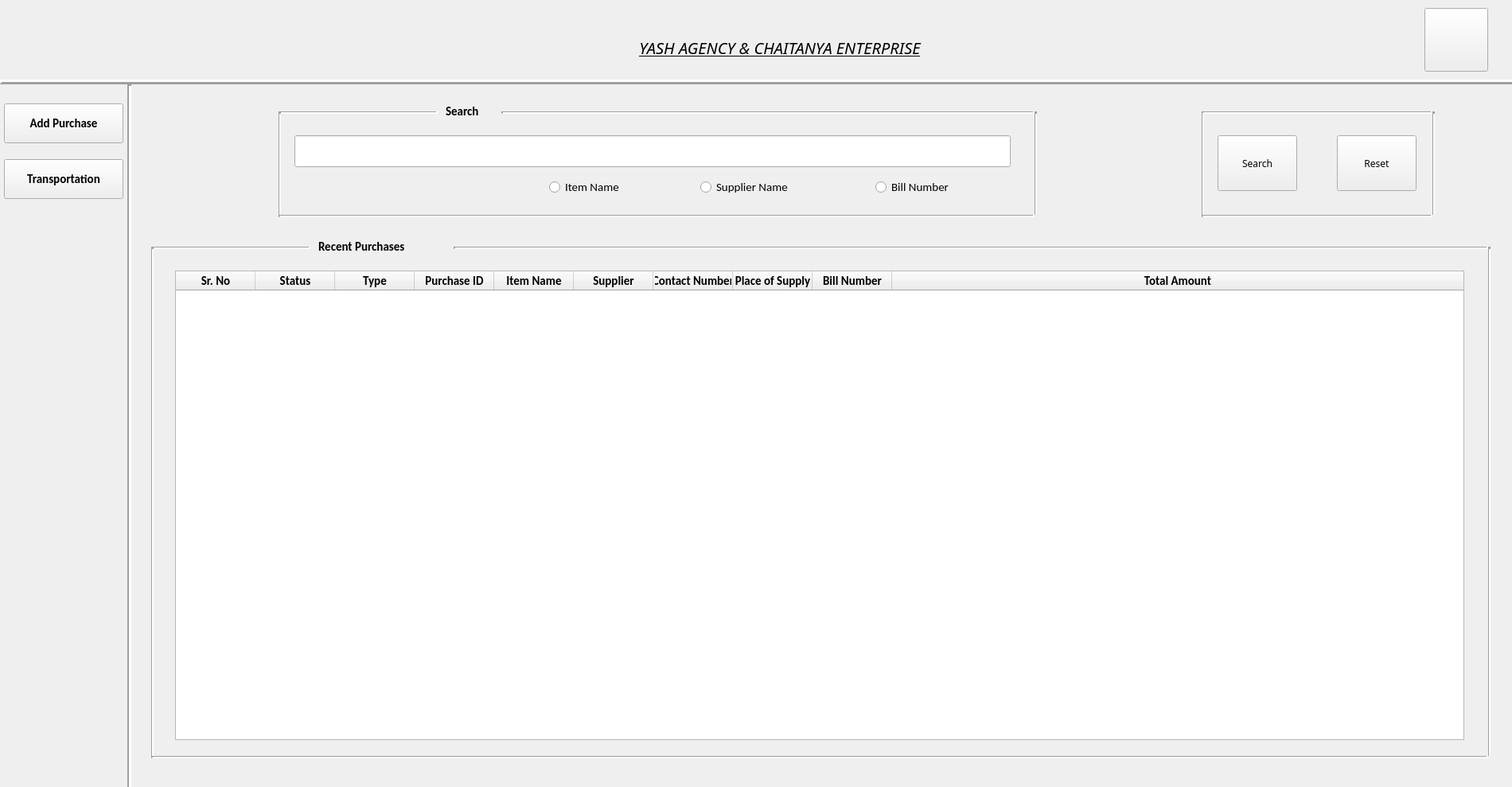
<?xml version="1.0" encoding="UTF-8"?>
<ui version="4.0">
 <class>Form</class>
 <widget class="QWidget" name="Form">
  <property name="geometry">
   <rect>
    <x>0</x>
    <y>0</y>
    <width>1900</width>
    <height>989</height>
   </rect>
  </property>
  <property name="sizePolicy">
   <sizepolicy hsizetype="Preferred" vsizetype="Preferred">
    <horstretch>0</horstretch>
    <verstretch>0</verstretch>
   </sizepolicy>
  </property>
  <property name="font">
   <font>
    <family>Calibri</family>
    <pointsize>11</pointsize>
   </font>
  </property>
  <property name="windowTitle">
   <string>Purchases</string>
  </property>
  <widget class="QPushButton" name="homeButton">
   <property name="geometry">
    <rect>
     <x>1790</x>
     <y>10</y>
     <width>80</width>
     <height>80</height>
    </rect>
   </property>
   <property name="font">
    <font>
     <family>News706 BT</family>
     <pointsize>12</pointsize>
     <weight>75</weight>
     <bold>true</bold>
    </font>
   </property>
   <property name="text">
    <string/>
   </property>
   <property name="icon">
    <iconset>
     <normaloff>D:/Mini-Project/Travel_C/src/20.png</normaloff>D:/Mini-Project/Travel_C/src/20.png</iconset>
   </property>
   <property name="iconSize">
    <size>
     <width>80</width>
     <height>80</height>
    </size>
   </property>
  </widget>
  <widget class="Line" name="line_2">
   <property name="geometry">
    <rect>
     <x>0</x>
     <y>95</y>
     <width>2471</width>
     <height>16</height>
    </rect>
   </property>
   <property name="frameShadow">
    <enum>QFrame::Raised</enum>
   </property>
   <property name="lineWidth">
    <number>3</number>
   </property>
   <property name="orientation">
    <enum>Qt::Horizontal</enum>
   </property>
  </widget>
  <widget class="QLabel" name="label_2">
   <property name="geometry">
    <rect>
     <x>480</x>
     <y>20</y>
     <width>1000</width>
     <height>80</height>
    </rect>
   </property>
   <property name="font">
    <font>
     <family>News701 BT</family>
     <pointsize>15</pointsize>
     <weight>50</weight>
     <italic>true</italic>
     <bold>false</bold>
     <underline>true</underline>
    </font>
   </property>
   <property name="text">
    <string>YASH AGENCY &amp; CHAITANYA ENTERPRISE</string>
   </property>
   <property name="scaledContents">
    <bool>true</bool>
   </property>
   <property name="alignment">
    <set>Qt::AlignCenter</set>
   </property>
   <property name="wordWrap">
    <bool>false</bool>
   </property>
  </widget>
  <widget class="QLabel" name="Y_2">
   <property name="geometry">
    <rect>
     <x>0</x>
     <y>0</y>
     <width>180</width>
     <height>100</height>
    </rect>
   </property>
   <property name="text">
    <string/>
   </property>
   <property name="pixmap">
    <pixmap>D:/yash logo.jpeg</pixmap>
   </property>
   <property name="scaledContents">
    <bool>true</bool>
   </property>
  </widget>
  <widget class="Line" name="line">
   <property name="geometry">
    <rect>
     <x>160</x>
     <y>105</y>
     <width>5</width>
     <height>900</height>
    </rect>
   </property>
   <property name="lineWidth">
    <number>3</number>
   </property>
   <property name="orientation">
    <enum>Qt::Vertical</enum>
   </property>
  </widget>
  <widget class="QPushButton" name="newPurchaseButton">
   <property name="geometry">
    <rect>
     <x>5</x>
     <y>130</y>
     <width>150</width>
     <height>50</height>
    </rect>
   </property>
   <property name="font">
    <font>
     <weight>75</weight>
     <bold>true</bold>
    </font>
   </property>
   <property name="text">
    <string>Add Purchase</string>
   </property>
  </widget>
  <widget class="QPushButton" name="transportButton">
   <property name="geometry">
    <rect>
     <x>5</x>
     <y>200</y>
     <width>150</width>
     <height>50</height>
    </rect>
   </property>
   <property name="font">
    <font>
     <weight>75</weight>
     <bold>true</bold>
    </font>
   </property>
   <property name="text">
    <string>Transportation</string>
   </property>
  </widget>
  <widget class="QLineEdit" name="search_Edit">
   <property name="geometry">
    <rect>
     <x>370</x>
     <y>170</y>
     <width>900</width>
     <height>40</height>
    </rect>
   </property>
  </widget>
  <widget class="QRadioButton" name="billNo_RB">
   <property name="geometry">
    <rect>
     <x>1100</x>
     <y>210</y>
     <width>200</width>
     <height>50</height>
    </rect>
   </property>
   <property name="text">
    <string>Bill Number</string>
   </property>
  </widget>
  <widget class="QRadioButton" name="supplier_RB">
   <property name="geometry">
    <rect>
     <x>880</x>
     <y>210</y>
     <width>200</width>
     <height>50</height>
    </rect>
   </property>
   <property name="text">
    <string>Supplier Name</string>
   </property>
  </widget>
  <widget class="QRadioButton" name="itemName_RB">
   <property name="geometry">
    <rect>
     <x>690</x>
     <y>210</y>
     <width>200</width>
     <height>50</height>
    </rect>
   </property>
   <property name="text">
    <string>Item Name</string>
   </property>
  </widget>
  <widget class="QPushButton" name="searchButton">
   <property name="geometry">
    <rect>
     <x>1530</x>
     <y>170</y>
     <width>100</width>
     <height>70</height>
    </rect>
   </property>
   <property name="font">
    <font>
     <family>News701 BT</family>
     <pointsize>9</pointsize>
    </font>
   </property>
   <property name="text">
    <string>Search</string>
   </property>
  </widget>
  <widget class="QLabel" name="label">
   <property name="geometry">
    <rect>
     <x>560</x>
     <y>120</y>
     <width>80</width>
     <height>40</height>
    </rect>
   </property>
   <property name="font">
    <font>
     <family>Calibri</family>
     <weight>75</weight>
     <bold>true</bold>
    </font>
   </property>
   <property name="text">
    <string>Search</string>
   </property>
  </widget>
  <widget class="Line" name="line_3">
   <property name="geometry">
    <rect>
     <x>350</x>
     <y>140</y>
     <width>200</width>
     <height>3</height>
    </rect>
   </property>
   <property name="lineWidth">
    <number>3</number>
   </property>
   <property name="orientation">
    <enum>Qt::Horizontal</enum>
   </property>
  </widget>
  <widget class="Line" name="line_4">
   <property name="geometry">
    <rect>
     <x>630</x>
     <y>140</y>
     <width>670</width>
     <height>3</height>
    </rect>
   </property>
   <property name="lineWidth">
    <number>3</number>
   </property>
   <property name="orientation">
    <enum>Qt::Horizontal</enum>
   </property>
  </widget>
  <widget class="Line" name="line_5">
   <property name="geometry">
    <rect>
     <x>350</x>
     <y>140</y>
     <width>3</width>
     <height>130</height>
    </rect>
   </property>
   <property name="lineWidth">
    <number>3</number>
   </property>
   <property name="orientation">
    <enum>Qt::Vertical</enum>
   </property>
  </widget>
  <widget class="Line" name="line_6">
   <property name="geometry">
    <rect>
     <x>350</x>
     <y>270</y>
     <width>950</width>
     <height>3</height>
    </rect>
   </property>
   <property name="lineWidth">
    <number>3</number>
   </property>
   <property name="orientation">
    <enum>Qt::Horizontal</enum>
   </property>
  </widget>
  <widget class="Line" name="line_7">
   <property name="geometry">
    <rect>
     <x>1300</x>
     <y>140</y>
     <width>3</width>
     <height>130</height>
    </rect>
   </property>
   <property name="lineWidth">
    <number>3</number>
   </property>
   <property name="orientation">
    <enum>Qt::Vertical</enum>
   </property>
  </widget>
  <widget class="Line" name="line_8">
   <property name="geometry">
    <rect>
     <x>1510</x>
     <y>140</y>
     <width>3</width>
     <height>130</height>
    </rect>
   </property>
   <property name="lineWidth">
    <number>3</number>
   </property>
   <property name="orientation">
    <enum>Qt::Vertical</enum>
   </property>
  </widget>
  <widget class="Line" name="line_9">
   <property name="geometry">
    <rect>
     <x>1800</x>
     <y>140</y>
     <width>3</width>
     <height>130</height>
    </rect>
   </property>
   <property name="lineWidth">
    <number>3</number>
   </property>
   <property name="orientation">
    <enum>Qt::Vertical</enum>
   </property>
  </widget>
  <widget class="Line" name="line_10">
   <property name="geometry">
    <rect>
     <x>1510</x>
     <y>140</y>
     <width>290</width>
     <height>3</height>
    </rect>
   </property>
   <property name="lineWidth">
    <number>3</number>
   </property>
   <property name="orientation">
    <enum>Qt::Horizontal</enum>
   </property>
  </widget>
  <widget class="Line" name="line_11">
   <property name="geometry">
    <rect>
     <x>1510</x>
     <y>270</y>
     <width>290</width>
     <height>3</height>
    </rect>
   </property>
   <property name="lineWidth">
    <number>3</number>
   </property>
   <property name="orientation">
    <enum>Qt::Horizontal</enum>
   </property>
  </widget>
  <widget class="QPushButton" name="resetButton">
   <property name="geometry">
    <rect>
     <x>1680</x>
     <y>170</y>
     <width>100</width>
     <height>70</height>
    </rect>
   </property>
   <property name="font">
    <font>
     <family>News701 BT</family>
     <pointsize>9</pointsize>
    </font>
   </property>
   <property name="text">
    <string>Reset</string>
   </property>
  </widget>
  <widget class="Line" name="line_12">
   <property name="geometry">
    <rect>
     <x>570</x>
     <y>310</y>
     <width>1300</width>
     <height>3</height>
    </rect>
   </property>
   <property name="lineWidth">
    <number>3</number>
   </property>
   <property name="orientation">
    <enum>Qt::Horizontal</enum>
   </property>
  </widget>
  <widget class="Line" name="line_13">
   <property name="geometry">
    <rect>
     <x>190</x>
     <y>310</y>
     <width>200</width>
     <height>3</height>
    </rect>
   </property>
   <property name="lineWidth">
    <number>3</number>
   </property>
   <property name="orientation">
    <enum>Qt::Horizontal</enum>
   </property>
  </widget>
  <widget class="QLabel" name="label_3">
   <property name="geometry">
    <rect>
     <x>400</x>
     <y>290</y>
     <width>160</width>
     <height>40</height>
    </rect>
   </property>
   <property name="font">
    <font>
     <family>Calibri</family>
     <weight>75</weight>
     <bold>true</bold>
    </font>
   </property>
   <property name="text">
    <string>Recent Purchases</string>
   </property>
  </widget>
  <widget class="Line" name="line_14">
   <property name="geometry">
    <rect>
     <x>190</x>
     <y>310</y>
     <width>3</width>
     <height>640</height>
    </rect>
   </property>
   <property name="lineWidth">
    <number>3</number>
   </property>
   <property name="orientation">
    <enum>Qt::Vertical</enum>
   </property>
  </widget>
  <widget class="Line" name="line_15">
   <property name="geometry">
    <rect>
     <x>1870</x>
     <y>310</y>
     <width>3</width>
     <height>640</height>
    </rect>
   </property>
   <property name="lineWidth">
    <number>3</number>
   </property>
   <property name="orientation">
    <enum>Qt::Vertical</enum>
   </property>
  </widget>
  <widget class="Line" name="line_16">
   <property name="geometry">
    <rect>
     <x>190</x>
     <y>950</y>
     <width>1680</width>
     <height>3</height>
    </rect>
   </property>
   <property name="lineWidth">
    <number>3</number>
   </property>
   <property name="orientation">
    <enum>Qt::Horizontal</enum>
   </property>
  </widget>
  <widget class="QTableWidget" name="purchaseTable">
   <property name="geometry">
    <rect>
     <x>220</x>
     <y>340</y>
     <width>1620</width>
     <height>590</height>
    </rect>
   </property>
   <property name="font">
    <font>
     <family>Calibri</family>
     <pointsize>11</pointsize>
     <weight>75</weight>
     <bold>true</bold>
    </font>
   </property>
   <attribute name="horizontalHeaderShowSortIndicator" stdset="0">
    <bool>true</bool>
   </attribute>
   <attribute name="horizontalHeaderStretchLastSection">
    <bool>true</bool>
   </attribute>
   <column>
    <property name="text">
     <string>Sr. No</string>
    </property>
   </column>
   <column>
    <property name="text">
     <string>Status</string>
    </property>
   </column>
   <column>
    <property name="text">
     <string>Type</string>
    </property>
   </column>
   <column>
    <property name="text">
     <string>Purchase ID</string>
    </property>
   </column>
   <column>
    <property name="text">
     <string>Item Name</string>
    </property>
   </column>
   <column>
    <property name="text">
     <string>Supplier</string>
    </property>
   </column>
   <column>
    <property name="text">
     <string>Contact Number</string>
    </property>
   </column>
   <column>
    <property name="text">
     <string>Place of Supply</string>
    </property>
   </column>
   <column>
    <property name="text">
     <string>Bill Number</string>
    </property>
   </column>
   <column>
    <property name="text">
     <string>Total Amount</string>
    </property>
   </column>
  </widget>
 </widget>
 <resources/>
 <connections/>
</ui>
